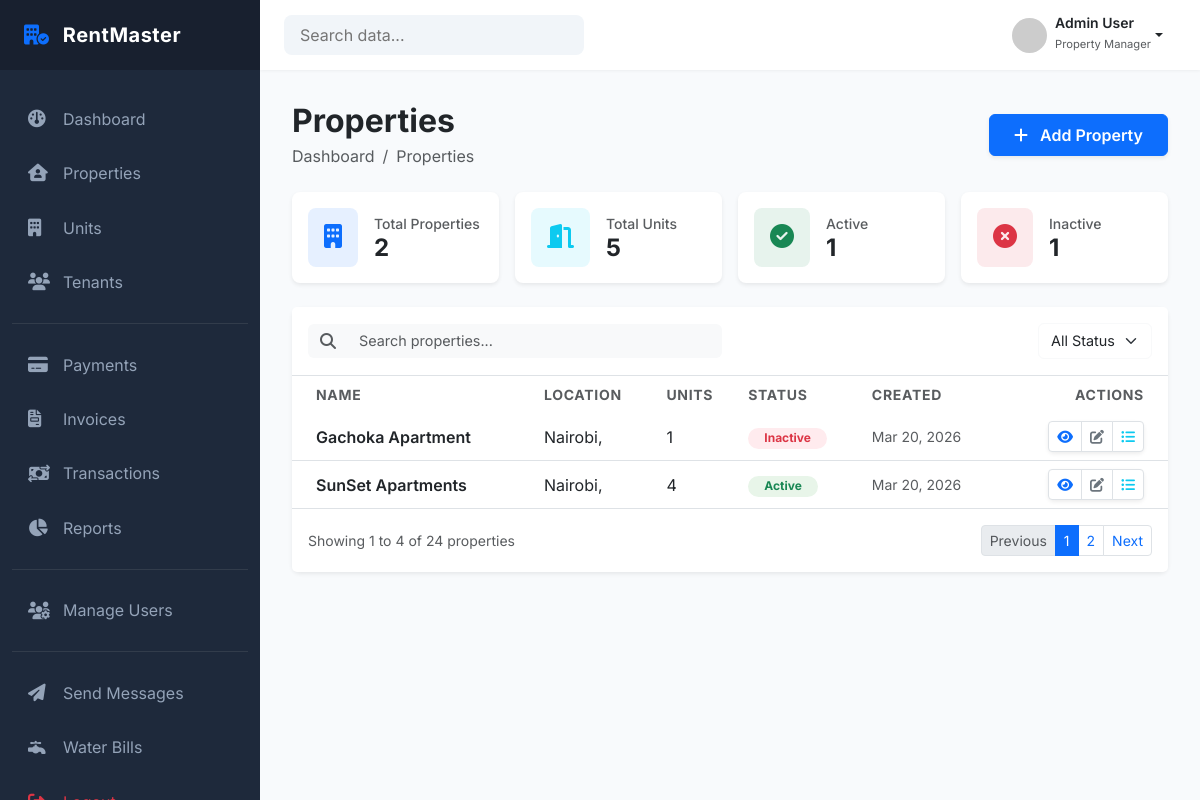
Page /properties/ (signed in) on the committed database.
### properties/models.py (models this page shows, shortened)
class Property(models.Model):
    landlord = models.ForeignKey(
        settings.AUTH_USER_MODEL,
        on_delete=models.PROTECT,
        related_name="properties",
        limit_choices_to={"role": "LANDLORD"}
    )
    name = models.CharField(max_length=150)
    description = models.TextField(blank=True)
    address_line_1 = models.CharField(max_length=250)
    address_line_2 = models.CharField(max_length=255, blank=True)
    city = models.CharField(max_length=100)
    county = models.CharField(max_length=100, blank=True)
    postal_code = models.CharField(max_length=20, blank=True)
    is_active = models.BooleanField(default=True)
    created_at = models.DateTimeField(auto_now_add=True)
    updated_at = models.DateTimeField(auto_now=True)
    class Meta:
        constraints = [
            UniqueConstraint(
                fields=["landlord", "name"],
                name="unique_property_name_per_landlord"
            )
        ]
        ordering = ["-created_at"]

### properties/views.py (the view)
# urls.py: path('', property_list, name='property_list'),
@login_required
def property_list(request):
    properties = get_properties_for_user(request.user)
    stats = get_property_stats(request.user)
    context = {
        'properties': properties,
        'stats': stats,
    }
    return render(request, 'properties/property_list.html', context)

### properties/services/property_service.py (called while the page is built)
def get_properties_for_user(user):
    return Property.objects.filter(landlord=user).order_by('-created_at')

def get_property_stats(user):
    properties = Property.objects.filter(landlord=user)
    total_properties = properties.count()
    active_properties = properties.filter(is_active=True).count()
    inactive_properties = properties.filter(is_active=False).count()
    total_units = sum([p.units.count() for p in properties])
    return {
        "total": total_properties,
        "active": active_properties,
        "inactive": inactive_properties,
        "units": total_units,
    }

### templates/properties/property_list.html (shortened to what this page needs)
{% extends 'dashboard/base_dashboard.html' %}
{% load static %}
{% block extra_css %}
<link rel="stylesheet" href="{% static 'properties/css/property_list.css' %}">
{% endblock %}
{% block content %}
<div class="container-fluid p-0">
  <div class="d-flex justify-content-between align-items-center mb-4">
    <div>
      <h2 class="fw-bold mb-1">Properties</h2>
      <nav aria-label="breadcrumb">
        <ol class="breadcrumb mb-0">
          <li class="breadcrumb-item">
            <a href="#" class="text-decoration-none text-muted">Dashboard</a>
          </li>
          <li class="breadcrumb-item active" aria-current="page">Properties</li>
        </ol>
      </nav>
    </div>
    <button class="btn btn-primary px-4 py-2 fw-semibold shadow-sm">
      <i class="fa-solid fa-plus me-2"></i> Add Property
    </button>
  </div>
  <div class="row row-cols-1 row-cols-md-2 row-cols-lg-4 g-3 mb-4">
    <div class="col">
      <div class="card border-0 shadow-sm rounded-3 h-100">
        <div class="card-body d-flex align-items-center p-3">
          <div
            class="flex-shrink-0 bg-primary bg-opacity-10 text-primary rounded-3 p-3 me-3"
          >
            <i class="fa-solid fa-building fs-4"></i>
          </div>
          <div>
            <p class="text-muted small fw-medium mb-0">Total Properties</p>
            <h4 class="fw-bold mb-0">{{ stats.total }}</h4>
          </div>
        </div>
      </div>
    </div>
    <div class="col">
      <div class="card border-0 shadow-sm rounded-3 h-100">
        <div class="card-body d-flex align-items-center p-3">
          <div
            class="flex-shrink-0 bg-info bg-opacity-10 text-info rounded-3 p-3 me-3"
          >
            <i class="fa-solid fa-door-open fs-4"></i>
          </div>
          <div>
            <p class="text-muted small fw-medium mb-0">Total Units</p>
            <h4 class="fw-bold mb-0">{{ stats.units }}</h4>
          </div>
        </div>
      </div>
    </div>
    <div class="col">
      <div class="card border-0 shadow-sm rounded-3 h-100">
        <div class="card-body d-flex align-items-center p-3">
          <div
            class="flex-shrink-0 bg-success bg-opacity-10 text-success rounded-3 p-3 me-3"
          >
            <i class="fa-solid fa-circle-check fs-4"></i>
          </div>
          <div>
            <p class="text-muted small fw-medium mb-0">Active</p>
            <h4 class="fw-bold mb-0">{{ stats.active }}</h4>
          </div>
        </div>
      </div>
    </div>
    <div class="col">
      <div class="card border-0 shadow-sm rounded-3 h-100">
        <div class="card-body d-flex align-items-center p-3">
          <div
            class="flex-shrink-0 bg-danger bg-opacity-10 text-danger rounded-3 p-3 me-3"
          >
            <i class="fa-solid fa-circle-xmark fs-4"></i>
          </div>
          <div>
            <p class="text-muted small fw-medium mb-0">Inactive</p>
            <h4 class="fw-bold mb-0">{{ stats.inactive }}</h4>
          </div>
        </div>
      </div>
    </div>
  </div>
  <div class="card border-0 shadow-sm rounded-3">
    <div class="card-header bg-white border-bottom py-3">
      <div class="row g-3 align-items-center">
        <div class="col-md-6">
          <div class="input-group">
            <span class="input-group-text bg-light border-0"
              ><i class="fa-solid fa-magnifying-glass text-muted"></i
            ></span>
            <input
              type="text"
              class="form-control bg-light border-0 shadow-none"
              placeholder="Search properties..."
            />
          </div>
        </div>
        <div class="col-md-6 text-md-end">
          <select
            class="form-select d-inline-block w-auto border-light shadow-none"
          >
            <option value="all">All Status</option>
          </select>
        </div>
      </div>
    </div>
    <div class="table-responsive">
      <table class="table table-hover align-middle mb-0">
        <thead class="bg-light">
          <tr>
            <th class="ps-4 border-0 text-muted small text-uppercase fw-bold">
              Name
            </th>
            <th class="border-0 text-muted small text-uppercase fw-bold">
              Location
            </th>
            <th class="border-0 text-muted small text-uppercase fw-bold">
              Units
            </th>
            <th class="border-0 text-muted small text-uppercase fw-bold">
              Status
            </th>
            <th class="border-0 text-muted small text-uppercase fw-bold">
              Created
            </th>
            <th
              class="pe-4 border-0 text-muted small text-uppercase fw-bold text-end"
            >
              Actions
            </th>
          </tr>
        </thead>
        <tbody class="border-top-0">
          {% for property in properties %}
          <tr>
            <td class="ps-4 fw-semibold text-dark">
              {{ property.name }}
            </td>
            <td>
              {{ property.city }}, {{ property.country }}
            </td>
            <td>
              {{ property.units.count }}
            </td>
            <td>
              {% if property.is_active %}
                <span class="badge rounded-pill bg-success-subtle text-success px-3">
                  Active
                </span>
              {% else %}
                <span class="badge rounded-pill bg-danger-subtle text-danger px-3">
                  Inactive
                </span>
              {% endif %}
            </td>
            <td class="text-muted small">
              {{ property.created_at|date:"M d, Y" }}
            </td>
            <td class="pe-4 text-end">
              <div class="btn-group shadow-sm">
                <a href="#" class="btn btn-sm btn-white border text-primary" title="View">
                  <i class="fa-solid fa-eye"></i>
                </a>
                <a href="#" class="btn btn-sm btn-white border text-secondary" title="Edit">
                  <i class="fa-solid fa-pen-to-square"></i>
                </a>
                <a href="{% url 'property_units' property.id %}" class="btn btn-sm btn-white border text-info" title="Units">
                  <i class="fa-solid fa-list-ul"></i>
                </a>
              </div>
            </td>
          </tr>
          {% empty %}
          <tr>
            <td colspan="6" class="text-center text-muted py-4">
              No properties found.
            </td>
          </tr>
          {% endfor %}
        </tbody>
      </table>
    </div>
    <div class="card-footer bg-white border-0 py-3">
      <nav class="d-flex justify-content-between align-items-center">
        <span class="text-muted small">Showing 1 to 4 of 24 properties</span>
        <ul class="pagination pagination-sm mb-0">
          <li class="page-item disabled">
            <a class="page-link shadow-none" href="#">Previous</a>
          </li>
          <li class="page-item active">
            <a class="page-link shadow-none" href="#">1</a>
          </li>
          <li class="page-item">
            <a class="page-link shadow-none" href="#">2</a>
          </li>
          <li class="page-item">
            <a class="page-link shadow-none" href="#">Next</a>
          </li>
        </ul>
      </nav>
    </div>
  </div>
</div>
{% endblock %}

### static/dashboard/css/dashboard.css (style rules this page uses)
:root { --sidebar-width: 260px; --primary-color: #2563eb; --dark-blue: #1e293b; --light-bg: #f8fafc; --top-navbar-height: 70px; }
body { font-family: "Inter", sans-serif; background-color: var(--light-bg); overflow-x: hidden; }

### static/properties/css/property_list.css (style rules this page uses)
.btn-white { background-color: #fff; }
.bg-success-subtle { background-color: #e8f5e9 !important; }
.bg-danger-subtle { background-color: #ffebee !important; }
.table thead th { letter-spacing: 0.05em; }
.form-select, .form-control { font-size: 0.9rem; }

### rows in the picture
Property: name "Gachoka Apartment", city "Nairobi", units.count "1", is_active "Inactive", created_at "Mar 20, 2026"
Property: name "SunSet Apartments", city "Nairobi", units.count "4", is_active "Active", created_at "Mar 20, 2026"

### other values in the picture
{{ stats.total }} "2"
{{ stats.units }} "5"
{{ stats.active }} "1"
{{ stats.inactive }} "1"
